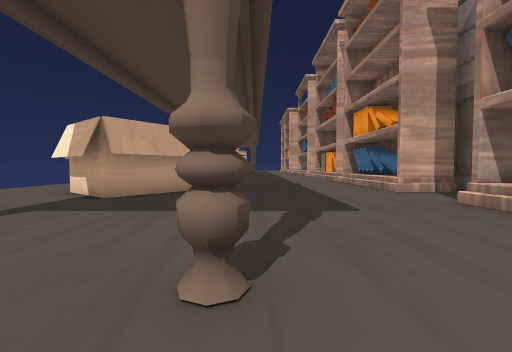
view 1 (above)

24 first-person views from a walk through a 3-D level made in the Unity game engine. The camera is 1.3 m above the floor, tilts 2° down and sees 90° across. The floor is counted in squares, 2 m on a side. Each view is taken from the middle of a square. On the plan, view 1 faces up. The plan holds only what a view shows up to about 9 squares ahead; the rest is blank. The place goes on beyond the plan. The player is left out.

view 2
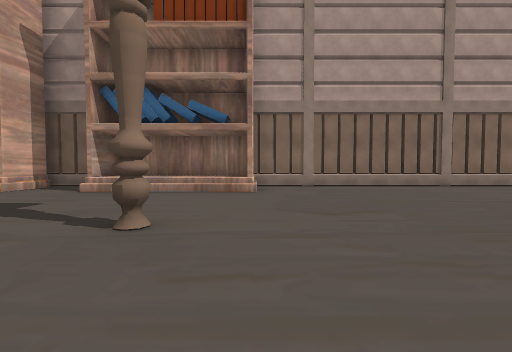

view 3
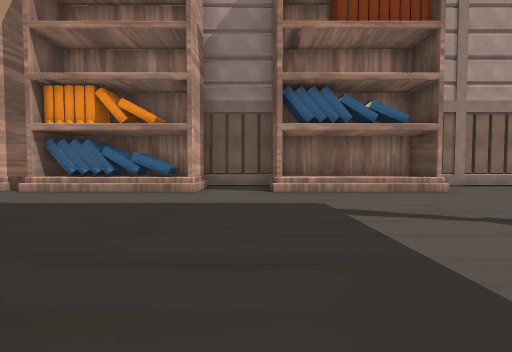

view 4
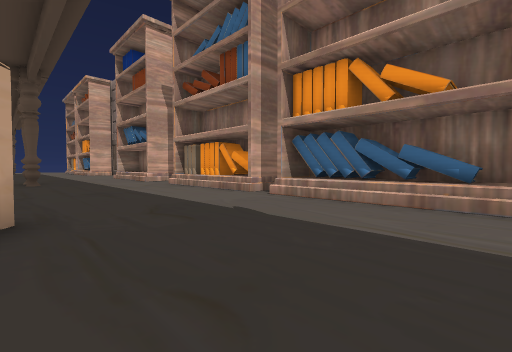

view 5
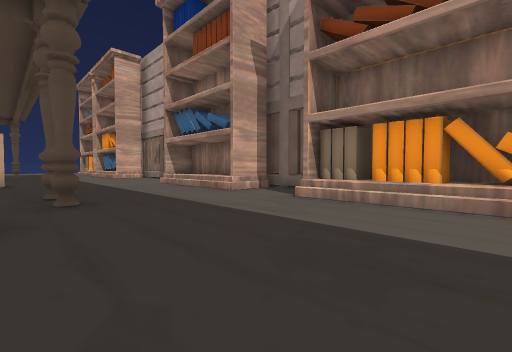

view 6
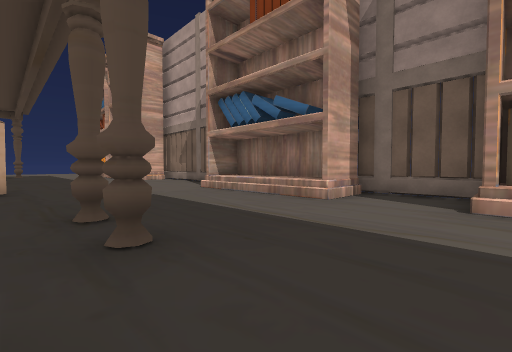

view 7
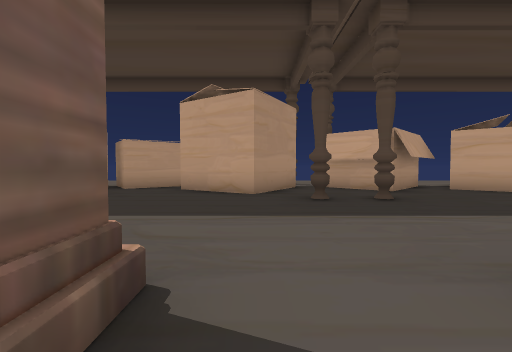

view 8
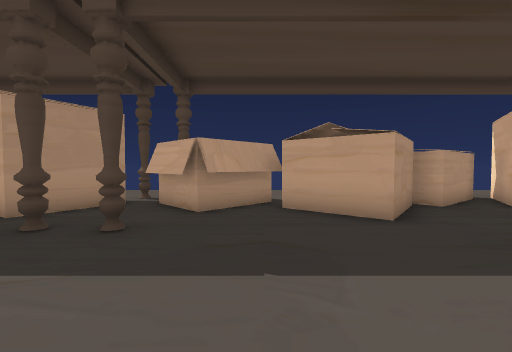

view 9
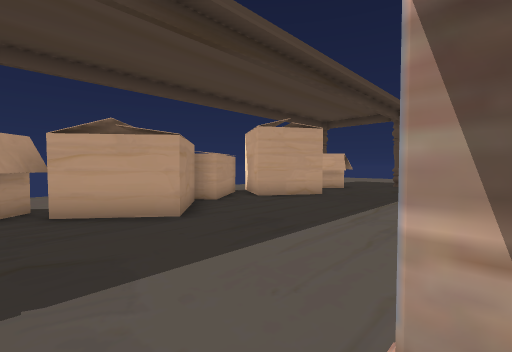

view 10
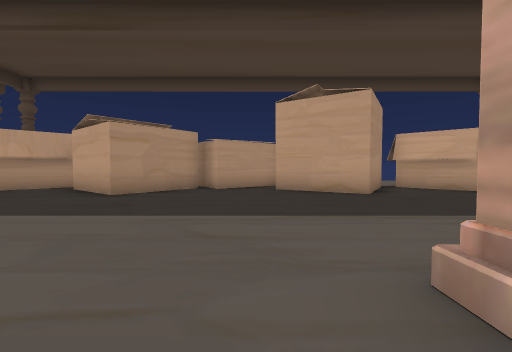

view 11
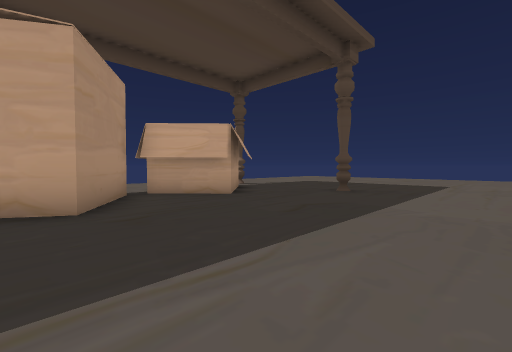

view 12
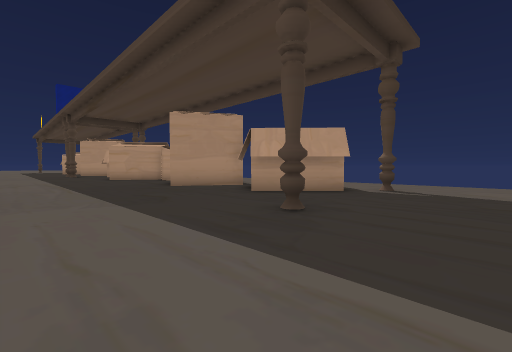

view 13
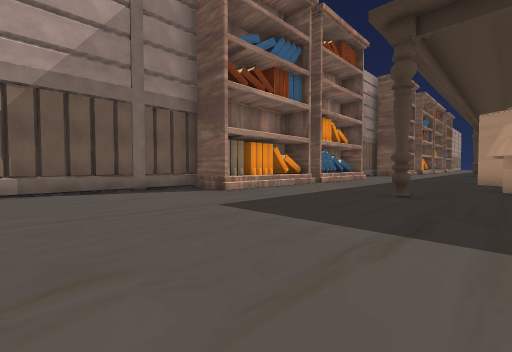

view 14
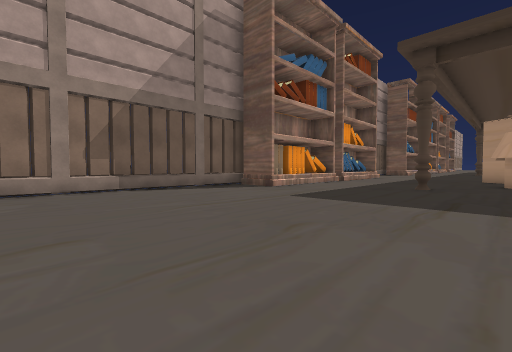

view 15
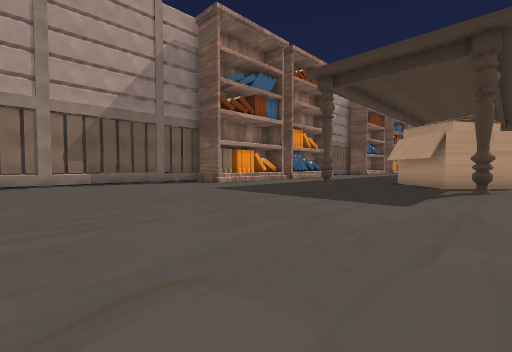

view 16
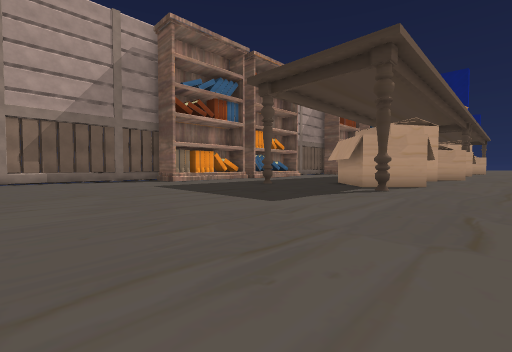

view 17
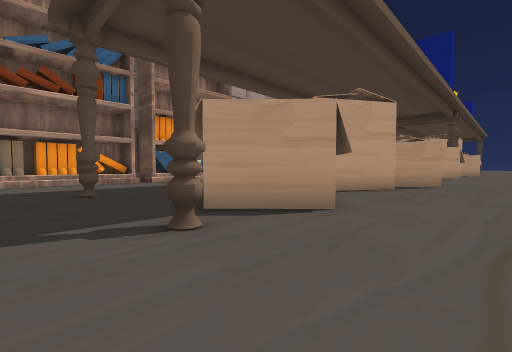

view 18
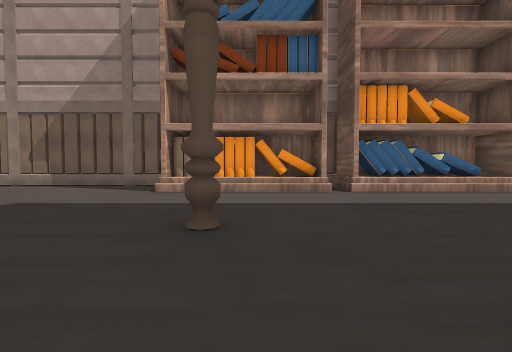

view 19
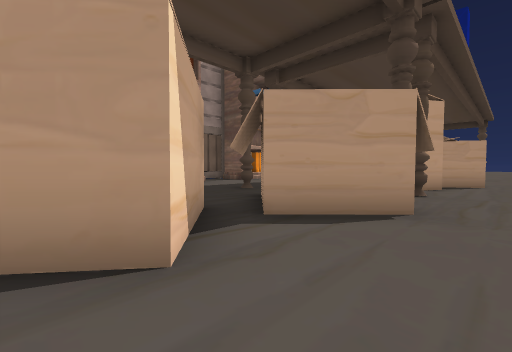

view 20
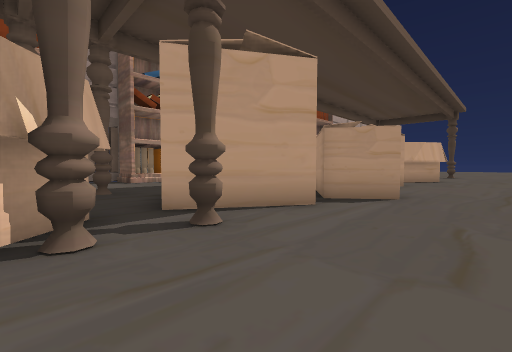

view 21
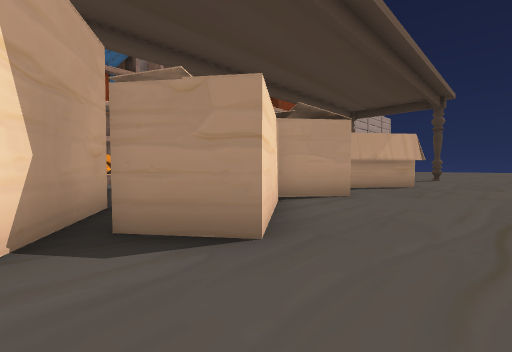

view 22
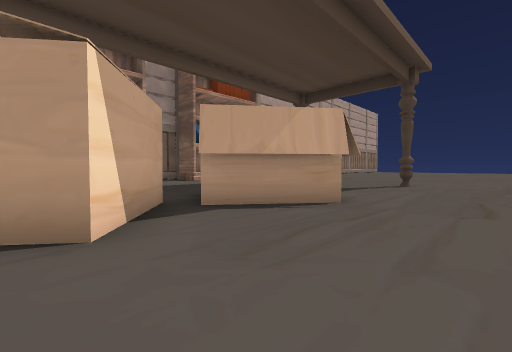

view 23
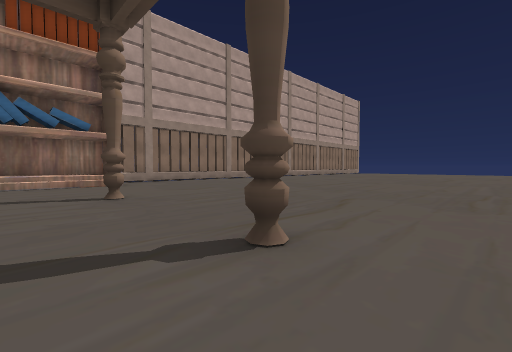

view 24
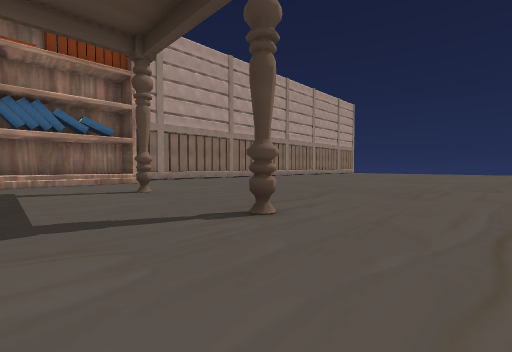

### Floor plan
Key: @ floor where view 1 was taken; # wall or solid block; . main floor; : floor 0.75 m higher than the main floor; = window, fence, low wall or low ledge; ^ raised ledge; O other object.
Columns run from 7 left of view 1 to 6 right of it. Each row starts with its distance up from view 1.
 45   ...........#
 44 .............#
 43 .............#
 42 .............#
 41 .............#
 40 .............#
 39 .............#
 38 ...........###
 37 ...#...#...##
 36 ...........##
 35 ...##......^##
 34 ..####.......#
 33 ....#......###
 32 ....O......##
 31 ...O OO....^#
 30 ...O O.....^#
 29 ...OO......##
 28 ..OO.........
 27 .. OO.......
 26     O......
 25  ..O OO....
 24  ..O O......
 23  ...O......##
 22  ..##......:#
 21  .####.....:#
 20 ...##..#...:#
 19 ...........###
 18 ...#O..#.....#
 17 ...O OO......#
 16 ...O O.....###
 15 ...OO......:#
 14 ..OO.......##
 13 ...OO......^#
 12 ....O .....##
 11 ...O  O....##
 10 ...OO .....##
  9 .....O.....^#
  8 ....#......^#
  7 ...###.....###
  6 ...##........#
  5 .............#
  4 ...........=##
  3 ...........:#
  2 ...........:#
  1 ...#...#...:#
  0 .......@...###
 -1 .............#
 -2 .............#
 -3 .............#
 -4 ....... .....#
 -5 ......   ....#

Where each view was taken, in squares from view 1:
view 1: 0 up, 0 right, facing up
view 2: 0 up, 3 left, facing right
view 3: 5 up, 3 left, facing right
view 4: 7 up, 1 left, facing up-right
view 5: 13 up, 1 left, facing up-right
view 6: 16 up, 1 left, facing up-right
view 7: 17 up, 5 right, facing left
view 8: 22 up, 4 right, facing left
view 9: 22 up, 4 right, facing up-left
view 10: 28 up, 5 right, facing left
view 11: 30 up, 3 right, facing up-left
view 12: 39 up, 3 right, facing down-left
view 13: 43 up, 2 left, facing down-right
view 14: 45 up, 2 left, facing down-right
view 15: 45 up, 5 left, facing down-right
view 16: 44 up, 7 left, facing down-right
view 17: 38 up, 7 left, facing down-right
view 18: 36 up, 3 left, facing right
view 19: 25 up, 6 left, facing down-right
view 20: 20 up, 7 left, facing down-right
view 21: 16 up, 7 left, facing down-right
view 22: 11 up, 7 left, facing down-right
view 23: 3 up, 6 left, facing down-right
view 24: 4 up, 7 left, facing down-right
